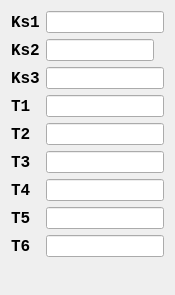
  <widget class="QWidget" name="layoutWidget">
   <property name="geometry">
    <rect>
     <x>202</x>
     <y>12</y>
     <width>175</width>
     <height>295</height>
    </rect>
   </property>
   <layout class="QFormLayout" name="formLayout">
    <item row="0" column="0">
     <layout class="QVBoxLayout" name="verticalLayout_5">
      <item>
       <widget class="QLabel" name="label">
        <property name="font">
         <font>
          <family>Courier New</family>
          <pointsize>12</pointsize>
          <weight>75</weight>
          <bold>true</bold>
         </font>
        </property>
        <property name="text">
         <string>Ks1</string>
        </property>
       </widget>
      </item>
      <item>
       <widget class="QLabel" name="label_2">
        <property name="font">
         <font>
          <family>Courier New</family>
          <pointsize>12</pointsize>
          <weight>75</weight>
          <bold>true</bold>
         </font>
        </property>
        <property name="text">
         <string>Ks2</string>
        </property>
       </widget>
      </item>
      <item>
       <widget class="QLabel" name="label_3">
        <property name="font">
         <font>
          <family>Courier New</family>
          <pointsize>12</pointsize>
          <weight>75</weight>
          <bold>true</bold>
         </font>
        </property>
        <property name="text">
         <string>Ks3</string>
        </property>
       </widget>
      </item>
      <item>
       <widget class="QLabel" name="label_5">
        <property name="font">
         <font>
          <family>Courier New</family>
          <pointsize>12</pointsize>
          <weight>75</weight>
          <bold>true</bold>
         </font>
        </property>
        <property name="text">
         <string>T1</string>
        </property>
       </widget>
      </item>
      <item>
       <widget class="QLabel" name="label_4">
        <property name="font">
         <font>
          <family>Courier New</family>
          <pointsize>12</pointsize>
          <weight>75</weight>
          <bold>true</bold>
         </font>
        </property>
        <property name="text">
         <string>T2</string>
        </property>
       </widget>
      </item>
      <item>
       <widget class="QLabel" name="label_6">
        <property name="font">
         <font>
          <family>Courier New</family>
          <pointsize>12</pointsize>
          <weight>75</weight>
          <bold>true</bold>
         </font>
        </property>
        <property name="text">
         <string>T3</string>
        </property>
       </widget>
      </item>
      <item>
       <widget class="QLabel" name="label_7">
        <property name="font">
         <font>
          <family>Courier New</family>
          <pointsize>12</pointsize>
          <weight>75</weight>
          <bold>true</bold>
         </font>
        </property>
        <property name="text">
         <string>T4</string>
        </property>
       </widget>
      </item>
      <item>
       <widget class="QLabel" name="label_9">
        <property name="font">
         <font>
          <family>Courier New</family>
          <pointsize>12</pointsize>
          <weight>75</weight>
          <bold>true</bold>
         </font>
        </property>
        <property name="text">
         <string>T5</string>
        </property>
       </widget>
      </item>
      <item>
       <widget class="QLabel" name="label_8">
        <property name="font">
         <font>
          <family>Courier New</family>
          <pointsize>12</pointsize>
          <weight>75</weight>
          <bold>true</bold>
         </font>
        </property>
        <property name="text">
         <string>T6</string>
        </property>
       </widget>
      </item>
     </layout>
    </item>
    <item row="0" column="1">
     <layout class="QVBoxLayout" name="verticalLayout_6">
      <item>
       <widget class="QLineEdit" name="LineEdit_Ks1">
        <property name="text">
         <string/>
        </property>
        <property name="maxLength">
         <number>11</number>
        </property>
        <property name="alignment">
         <set>Qt::AlignLeading|Qt::AlignLeft|Qt::AlignVCenter</set>
        </property>
       </widget>
      </item>
      <item alignment="Qt::AlignLeft">
       <widget class="QLineEdit" name="LineEdit_Ks2">
        <property name="maxLength">
         <number>11</number>
        </property>
       </widget>
      </item>
      <item>
       <widget class="QLineEdit" name="LineEdit_Ks3">
        <property name="maxLength">
         <number>11</number>
        </property>
       </widget>
      </item>
      <item>
       <widget class="QLineEdit" name="LineEdit_T1">
        <property name="maxLength">
         <number>11</number>
        </property>
       </widget>
      </item>
      <item>
       <widget class="QLineEdit" name="LineEdit_T2">
        <property name="maxLength">
         <number>11</number>
        </property>
       </widget>
      </item>
      <item>
       <widget class="QLineEdit" name="LineEdit_T3">
        <property name="maxLength">
         <number>11</number>
        </property>
       </widget>
      </item>
      <item>
       <widget class="QLineEdit" name="LineEdit_T4">
        <property name="maxLength">
         <number>11</number>
        </property>
       </widget>
      </item>
      <item>
       <widget class="QLineEdit" name="LineEdit_T5">
        <property name="maxLength">
         <number>11</number>
        </property>
       </widget>
      </item>
      <item>
       <widget class="QLineEdit" name="LineEdit_T6">
        <property name="maxLength">
         <number>11</number>
        </property>
       </widget>
      </item>
     </layout>
    </item>
   </layout>
  </widget>
